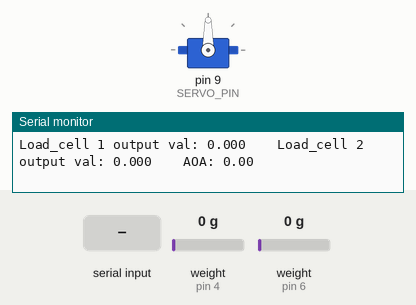
Simulated run of this sketch. Board: Arduino Uno, built with avr-gcc and run on an emulated ATmega328P. Parts: servo, the last lines printed to the serial monitor. Inputs (shaded band) come from the test bench; at power-on: weight on the scale (sensors on pin 4, pin 6) 0 g.

Above: at 6.0 s.
6.1 s: "A90\n" received over Serial
At 6.9 s:
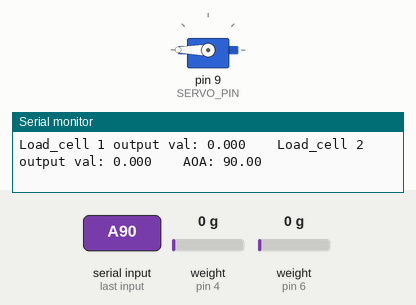
7.6 s: "A,45\n" received over Serial
At 8.1 s:
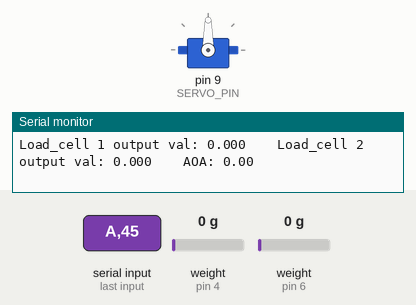
9.1 s: "a90\n" received over Serial
At 10.4 s:
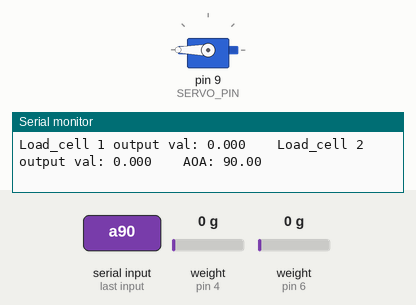
Timing chart, 0 to 12.1 s (numbered marks = the images above; inputs shaded):
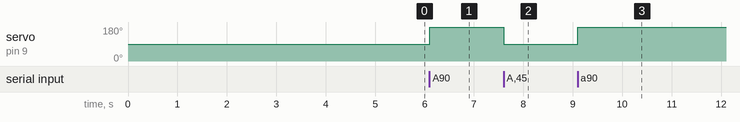

The sketch:

wind_tunnel.ino
```cpp
// ============================================================
//  WIND TUNNEL COMMAND CENTER — Arduino Firmware
//  Hardware:
//    Load Cell 1 (LIFT) : HX711  DOUT=4  SCK=5
//    Load Cell 2 (DRAG) : HX711  DOUT=6  SCK=7
//    AoA Servo          : Pin 9
//  Baud: 57600
//
//  Serial OUTPUT (20 Hz):
//    "Load_cell 1 output val: X    Load_cell 2 output val: Y    AOA: Z"
//
//  Serial INPUT commands:
//    "A<float>\n"  e.g. "A5.50\n"  -> set angle of attack
//    "t\n"                          -> tare both load cells
//
//  AoA Mapping:
//    AoA -90 deg -> Servo   0 deg
//    AoA   0 deg -> Servo  90 deg  (neutral)
//    AoA +90 deg -> Servo 180 deg
//    Typical use: Python sends -20 to +20
//    -> servo moves 70 to 110 deg around neutral
//
//  Required Libraries (install via Library Manager):
//    - HX711_ADC by Olav Kallhovd
//    - Servo (built-in)
// ============================================================

#include <HX711_ADC.h>
#include <Servo.h>

// ── Pin definitions ──────────────────────────────────────────
const int LIFT_DOUT = 4;
const int LIFT_SCK  = 5;
const int DRAG_DOUT = 6;
const int DRAG_SCK  = 7;
const int SERVO_PIN = 9;

// ── Calibration values ───────────────────────────────────────
// Run the HX711_ADC calibration example sketch first
// to find the correct values for your load cells
float calLift = 696.0;
float calDrag = 733.0;

// ── Objects ──────────────────────────────────────────────────
HX711_ADC liftCell(LIFT_DOUT, LIFT_SCK);
HX711_ADC dragCell(DRAG_DOUT, DRAG_SCK);
Servo     aoaServo;

// ── State ────────────────────────────────────────────────────
float         currentAoA  = 0.0;
String        inputBuffer = "";
bool          inputReady  = false;
unsigned long lastPrint   = 0;
const int     PRINT_MS    = 50;   // 20 Hz output rate

// ── AoA to Servo conversion ──────────────────────────────────
// servoPos = AoA + 90
// Clamps input to -90 ... +90 degrees
void setAoA(float aoa) {
  aoa = constrain(aoa, -90.0, 90.0);
  currentAoA = aoa;
  int pos = constrain((int)round(aoa + 90.0), 0, 180);
  aoaServo.write(pos);
}

// ── Setup ────────────────────────────────────────────────────
void setup() {
  Serial.begin(57600);
  delay(10);
  Serial.println("Wind Tunnel Command Center starting...");

  // Servo: start at 0 degrees AoA (neutral position)
  aoaServo.attach(SERVO_PIN);
  setAoA(0.0);
  Serial.println("Servo ready. AoA = 0.0 deg");

  // Load cells: start both simultaneously
  liftCell.begin();
  dragCell.begin();

  unsigned long stabilize = 2000; // ms stabilization before tare
  bool doTare = true;
  byte rdy1 = 0, rdy2 = 0;

  Serial.println("Stabilizing load cells...");
  while ((rdy1 + rdy2) < 2) {
    if (!rdy1) rdy1 = liftCell.startMultiple(stabilize, doTare);
    if (!rdy2) rdy2 = dragCell.startMultiple(stabilize, doTare);
  }

  if (liftCell.getTareTimeoutFlag()) {
    Serial.println("ERROR: LIFT cell timeout - check wiring DOUT=4, SCK=5");
  }
  if (dragCell.getTareTimeoutFlag()) {
    Serial.println("ERROR: DRAG cell timeout - check wiring DOUT=6, SCK=7");
  }

  liftCell.setCalFactor(calLift);
  dragCell.setCalFactor(calDrag);

  Serial.println("READY");
}

// ── Main loop ────────────────────────────────────────────────
void loop() {
  static bool newData = false;

  // Poll both load cells (non-blocking)
  if (liftCell.update()) newData = true;
  dragCell.update();

  // Transmit data at 20 Hz
  if (newData && (millis() - lastPrint >= PRINT_MS)) {
    float lift = liftCell.getData();
    float drag = dragCell.getData();

    Serial.print("Load_cell 1 output val: ");
    Serial.print(lift, 3);
    Serial.print("    Load_cell 2 output val: ");
    Serial.print(drag, 3);
    Serial.print("    AOA: ");
    Serial.println(currentAoA, 2);

    newData   = false;
    lastPrint = millis();
  }

  // Process incoming serial command
  if (inputReady) {
    inputBuffer.trim();

    if (inputBuffer.equalsIgnoreCase("t")) {
      // Tare both load cells
      liftCell.tareNoDelay();
      dragCell.tareNoDelay();
      Serial.println("Tare initiated");

    } else if (inputBuffer.startsWith("A") || inputBuffer.startsWith("a")) {
      // Set angle of attack: "A5.50"
      float angle = inputBuffer.substring(1).toFloat();
      setAoA(angle);
      Serial.print("AOA_SET:");
      Serial.println(currentAoA, 2);
    }

    inputBuffer = "";
    inputReady  = false;
  }

  // Tare completion feedback
  if (liftCell.getTareStatus()) {
    Serial.println("Tare load cell 1 complete");
  }
  if (dragCell.getTareStatus()) {
    Serial.println("Tare load cell 2 complete");
  }
}

// ── Non-blocking serial reader ───────────────────────────────
// Accumulates characters until newline, then sets inputReady
void serialEvent() {
  while (Serial.available()) {
    char c = (char)Serial.read();
    if (c == '\n') {
      inputReady = true;
    } else if (c != '\r') {
      inputBuffer += c;
    }
  }
}
```

Measured:
- after the input at 6.1 s, servo on pin 9 (SERVO_PIN): 90° → 180° at once
- after the input at 7.6 s, servo on pin 9 (SERVO_PIN): 180° → 90° at once
- after the input at 9.1 s, servo on pin 9 (SERVO_PIN): 90° → 180° at once
